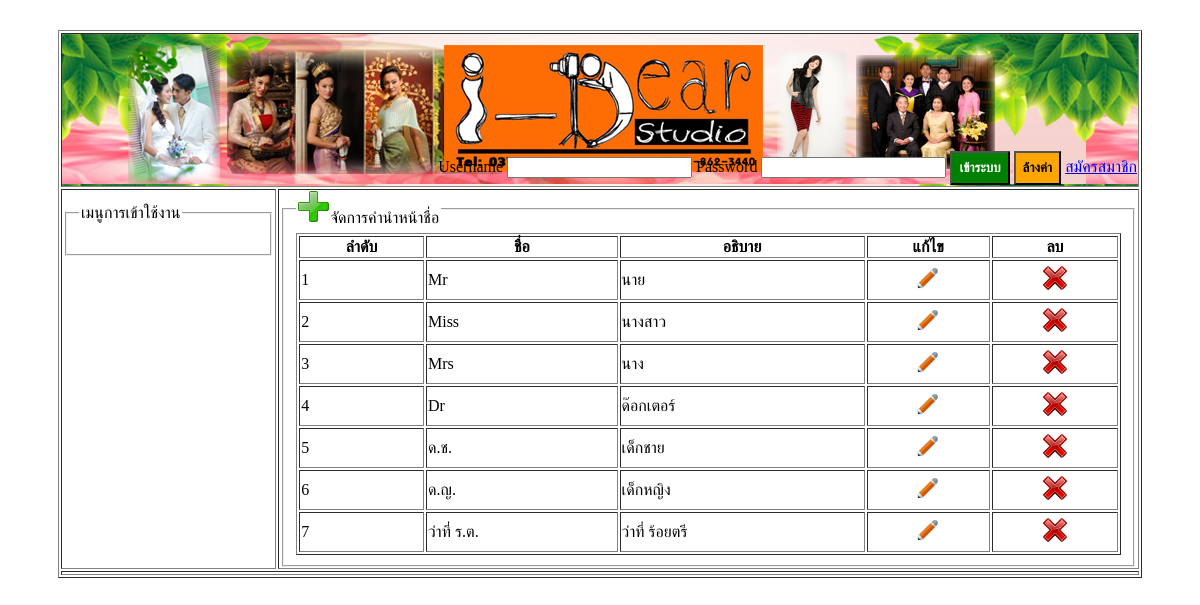
The app's page /prefix_manage.php with its own data.
### tables this page shows
CREATE TABLE IF NOT EXISTS `prefix` (
  `pref_id` int(11) NOT NULL AUTO_INCREMENT,
  `pref_name` varchar(25) NOT NULL,
  `pref_desc` varchar(25) NOT NULL,
  PRIMARY KEY (`pref_id`)
);

### prefix_manage.php (the view)
<?php include './inc_header.php'; ?>
<?php include './db/connect_db.php';?>
<?php
$sql = "SELECT * FROM prefix ORDER BY pref_id ASC";
$result = mysqli_query($conn, $sql);
?>
<tr>
    <td style="width:20%;vertical-align: text-top"><?php include './inc_menuleft.php'; ?></td>
    <td style="vertical-align: text-top">
        <fieldset>
            <legend><a href="prefix_form.php"><img src="image/icon/32x32-add-icon.png"/></a>จัดการคำนำหน้าชื่อ</legend>
            <table border="1">
                <thead>
                    <tr>
                        <th>ลำดับ</th>
                        <th>ชื่อ</th>
                        <th>อธิบาย</th>
                        <th>แก้ไข</th>
                        <th>ลบ</th>
                    </tr>
                </thead>
                <tbody>
                    <?php $i = 1;while ($row = mysqli_fetch_array($result)) { ?>
                        <tr>
                            <td><?=$i?></td>
                            <td><?=$row['pref_name']?></td>
                            <td><?=$row['pref_desc']?></td>
                            <td style="text-align: center">
                                <a href="prefix_form.php?id=<?=$row['pref_id']?>"><img src="image/icon/32x32-edit-icon.png"/></a>
                            </td>
                             <td style="text-align: center">
                                <a href="prefix_delete.php?id=<?=$row['pref_id']?>" onclick="return confirm('ยืนยันการลบข้อมูล')">
                                    <img src="image/icon/32x32-delete-icon.png"/>
                                </a>
                            </td>
                        </tr>
                    <?php $i++;} ?>
                </tbody>
            </table>
        </fieldset>
    </td>
</tr>
<?php include './inc_footer.php'; ?>

### css/style.css (style rules this page uses)
table { width: 100%; }

### records on screen
prefix: pref_name "Mr", pref_desc "นาย"
prefix: pref_name "Miss", pref_desc "นางสาว"
prefix: pref_name "Mrs", pref_desc "นาง"
prefix: pref_name "Dr", pref_desc "ด๊อกเตอร์"
prefix: pref_name "ด.ช.", pref_desc "เด็กชาย"
prefix: pref_name "ด.ญ.", pref_desc "เด็กหญิง"
prefix: pref_name "ว่าที่ ร.ต.", pref_desc "ว่าที่ ร้อยตรี"
